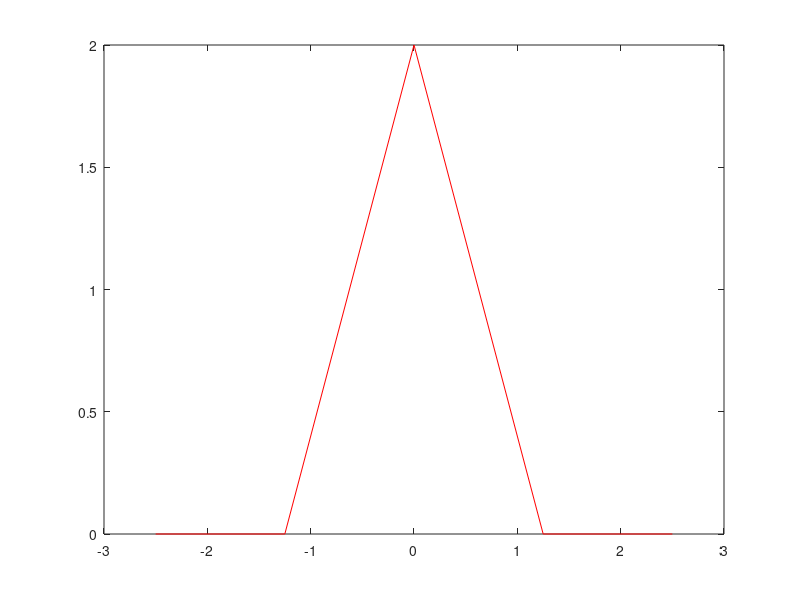

Write MATLAB code to recreate this figure. (Note: this script raises an error after producing the figure.)
delete all
clear 
clc;

dur = 5;
Ts = dur/4;
type=0;
t = -1*dur/2:Ts/1000:dur/2;
T = -1*dur/2:Ts:dur/2;
g = zeros(size(T,2),1);
% plot(t,generateInterp(0,Ts,dur),'b');
% hold on;
% plot(t,generateInterp(1,Ts,dur),'g');
% hold on;
% plot(t,generateInterp(2,Ts,dur),'r');
% hold on;
% figure
for k = 1 : size(t,2)/1000
    if(T(k) >= -1&& T(k)<0)
        g(k)= -1;
        
    elseif (T(k) >= 0 && T(k)<= 1)
        g(k)= 2;
    end
end
% 
%disp(size(DtoA(type,Ts,dur,g)))
Xn=g;
plot(T,g,'r');
figure;
plot(t,DtoA(2,Ts,dur,Xn));


 
